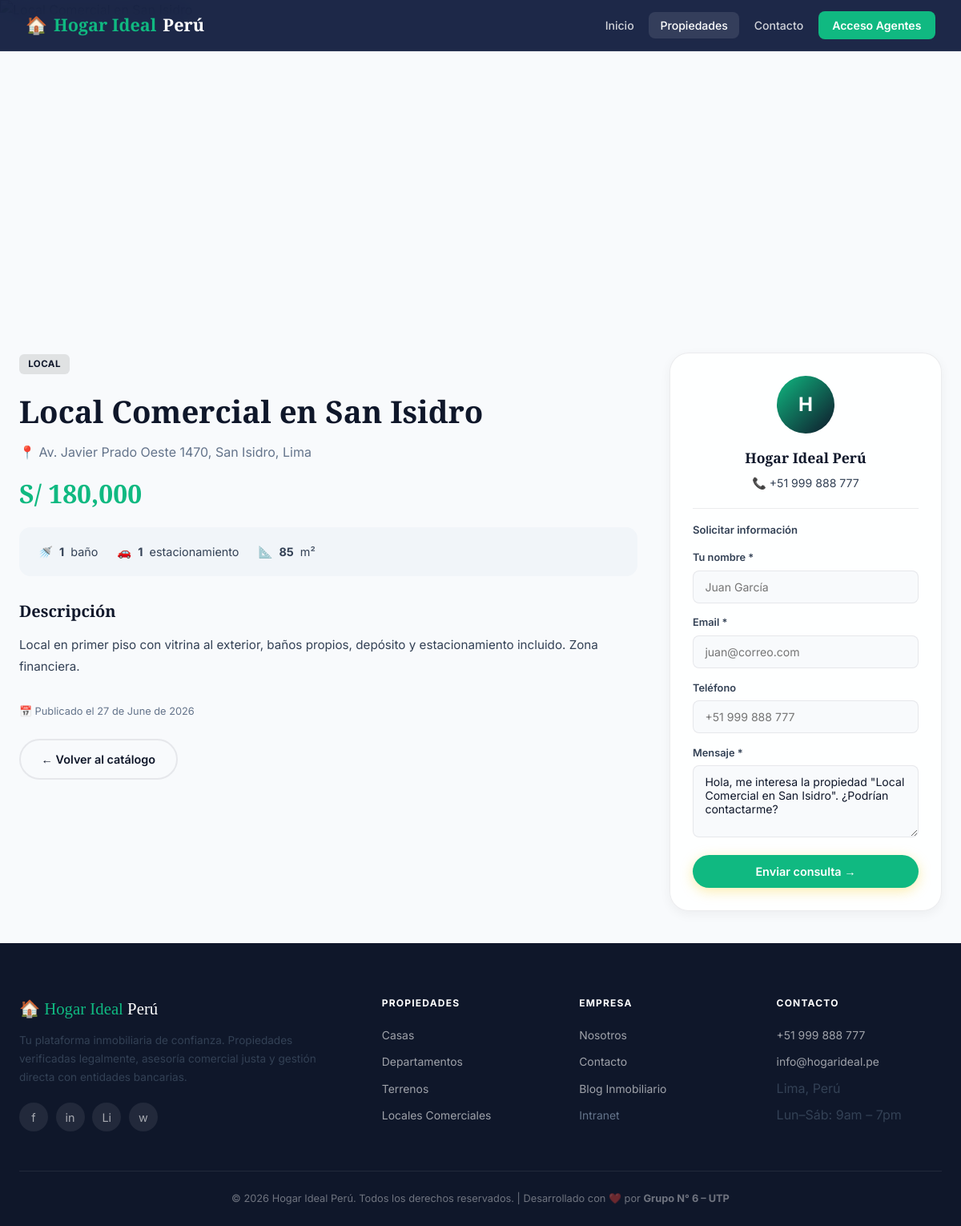
/propiedad/detalle/5, run on the app's committed database.
### tables this page shows
CREATE TABLE IF NOT EXISTS `propiedades` (
  `id`               INT UNSIGNED AUTO_INCREMENT PRIMARY KEY,
  `titulo`           VARCHAR(200)  NOT NULL,
  `descripcion`      TEXT,
  `precio`           DECIMAL(12,2) NOT NULL,
  `tipo`             ENUM('casa','departamento','terreno','local') NOT NULL DEFAULT 'casa',
  `habitaciones`     TINYINT UNSIGNED DEFAULT 0,
  `banos`            TINYINT UNSIGNED DEFAULT 0,
  `estacionamientos` TINYINT UNSIGNED DEFAULT 0,
  `metros2`          DECIMAL(8,2),
  `direccion`        VARCHAR(255),
  `imagen`           VARCHAR(255) DEFAULT 'no-imagen.jpg',
  `vendedor_id`      INT UNSIGNED,
  `activo`           TINYINT(1) DEFAULT 1,
  `created_at`       TIMESTAMP DEFAULT CURRENT_TIMESTAMP,
  FOREIGN KEY (`vendedor_id`) REFERENCES `vendedores`(`id`) ON DELETE SET NULL
);

### core/Controller.php (called while the page is built, shortened)
<?php
class Controller {
    protected function render(string $view, array $data = []): void {
        extract($data);
        $viewFile = APP_ROOT . '/app/views/' . $view . '.php';
        require_once $viewFile;
    }
}

### app/controllers/PropiedadController.php (called while the page is built, shortened)
<?php
require_once APP_ROOT . '/core/Controller.php';
require_once APP_ROOT . '/app/models/Propiedad.php';
class PropiedadController extends Controller {
    private Propiedad $propiedad;
    public function __construct() {
        $this->propiedad = new Propiedad();
    }
    public function detalle(string $id = '0'): void {
        $propiedad = $this->propiedad->detalleConVendedor((int)$id);
        $this->render('propiedades/detalle', [
            'titulo'    => $propiedad->titulo . ' – ' . APP_NAME,
            'propiedad' => $propiedad,
        ]);
    }
}

### core/App.php (called while the page is built, shortened)
<?php
class App {
    protected string $method     = 'index';
    public function __construct() {
        $url = $this->parseUrl();
        if (!empty($url[0])) {
            $controllerName = ucfirst(strtolower($url[0])) . 'Controller';
            $controllerFile = APP_ROOT . '/app/controllers/' . $controllerName . '.php';
            if (file_exists($controllerFile)) {
                unset($url[0]);
            } else {
                $this->notFound();
                return;
            }
        }
        $this->controller = new $this->controller();
        if (!empty($url[1])) {
            if (method_exists($this->controller, $url[1])) {
                $this->method = $url[1];
                unset($url[1]);
            } else {
                $this->notFound();
                return;
            }
        }
        $this->params = $url ? array_values($url) : [];
        call_user_func_array([$this->controller, $this->method], $this->params);
    }
    private function parseUrl(): array {
        if (isset($_GET['url'])) {
            $url = rtrim($_GET['url'], '/');
            $url = filter_var($url, FILTER_SANITIZE_URL);
            return explode('/', $url);
        }
        return [];
    }
}

### public/index.php (called while the page is built, shortened)
<?php
require_once APP_ROOT . '/core/Database.php';
require_once APP_ROOT . '/core/Model.php';
require_once APP_ROOT . '/core/Controller.php';
require_once APP_ROOT . '/core/App.php';
$app = new App();

### core/Database.php (called while the page is built, shortened)
<?php
class Database {
    private static ?Database $instance = null;
    private PDO $pdo;
    private function __construct() {
        $dsn = 'mysql:host=' . DB_HOST . ';dbname=' . DB_NAME . ';charset=' . DB_CHARSET;
        $options = [
            PDO::ATTR_ERRMODE            => PDO::ERRMODE_EXCEPTION,
            PDO::ATTR_DEFAULT_FETCH_MODE => PDO::FETCH_OBJ,
            PDO::ATTR_EMULATE_PREPARES   => false,
        ];
        try {
            $this->pdo = new PDO($dsn, DB_USER, DB_PASS, $options);
        } catch (PDOException $e) {
            die('<div style="font-family:sans-serif;padding:2rem;background:#fee;color:#c00;border-radius:8px">
                <h3>⚠️ Error de conexión a la base de datos</h3>
                <p>' . $e->getMessage() . '</p>
                <p>Verifica que MySQL esté corriendo en XAMPP y que la base <strong>' . DB_NAME . '</strong> exista.</p>
                </div>');
        }
    }
    public static function getInstance(): Database {
        if (self::$instance === null) {
            self::$instance = new self();
        }
        return self::$instance;
    }
    public function query(string $sql, array $params = []): PDOStatement {
        $stmt = $this->pdo->prepare($sql);
        $stmt->execute($params);
        return $stmt;
    }
}

### app/models/Propiedad.php (called while the page is built, shortened)
<?php
require_once APP_ROOT . '/core/Model.php';
class Propiedad extends Model {
    public function detalleConVendedor(int $id): object|false {
        $sql = "SELECT p.*, v.nombre AS vendedor_nombre, v.apellido AS vendedor_apellido,
                       v.telefono AS vendedor_telefono, v.email AS vendedor_email, v.foto AS vendedor_foto,
                       z.nombre AS zona_nombre
                FROM propiedades p
                LEFT JOIN vendedores v ON p.vendedor_id = v.id
                LEFT JOIN zonas z ON p.zona_id = z.id
                WHERE p.id = ? LIMIT 1";
        return $this->rawOne($sql, [$id]);
    }
    public static function formatearPrecio(float $precio): string {
        return 'S/ ' . number_format($precio, 0, '.', ',');
    }
}

### core/Model.php (called while the page is built, shortened)
<?php
abstract class Model {
    protected Database $db;
    public function __construct() {
        $this->db = Database::getInstance();
    }
    public function rawOne(string $sql, array $params = []): object|false {
        return $this->db->query($sql, $params)->fetch();
    }
}

### app/views/propiedades/detalle.php (the view, shortened to what this page needs)
<?php $activePage = 'propiedades'; require_once APP_ROOT . '/app/views/layouts/header.php'; ?>
<div class="detail-page">
  <img class="detail-hero"
       src="<?= $propiedad->imagen !== 'no-imagen.jpg' ? UPLOAD_URL . htmlspecialchars($propiedad->imagen) : '' ?>"
       alt="<?= htmlspecialchars($propiedad->titulo) ?>"
       onerror="this.src='https://images.unsplash.com/photo-1600596542815-ffad4c1539a9?w=1400&q=80'">
  <div class="detail-body">
    <div class="detail-grid">
      <div>
        <span class="badge badge-blue" style="margin-bottom:1rem;display:inline-block">
          <?= ucfirst($propiedad->tipo) ?>
        </span>
        <h1 class="detail-title"><?= htmlspecialchars($propiedad->titulo) ?></h1>
        <p style="color:var(--text-3);margin-bottom:.8rem;display:flex;align-items:center;gap:.4rem">
          📍 <?= htmlspecialchars($propiedad->direccion ?: 'Lima, Perú') ?>
        </p>
        <p class="detail-price"><?= Propiedad::formatearPrecio((float)$propiedad->precio) ?></p>
        <div class="detail-features">
          <?php if ($propiedad->banos): ?>
            <div class="detail-feat">🚿 <strong><?= $propiedad->banos ?></strong> baño<?= $propiedad->banos > 1 ? 's' : '' ?></div>
          <?php endif; ?>
          <?php if ($propiedad->estacionamientos): ?>
            <div class="detail-feat">🚗 <strong><?= $propiedad->estacionamientos ?></strong> estacionamiento<?= $propiedad->estacionamientos > 1 ? 's' : '' ?></div>
          <?php endif; ?>
          <?php if ($propiedad->metros2): ?>
            <div class="detail-feat">📐 <strong><?= (int)$propiedad->metros2 ?></strong> m²</div>
          <?php endif; ?>
        </div>
        <?php if ($propiedad->descripcion): ?>
        <div style="margin-bottom:2rem">
          <h2 style="font-family:'Playfair Display',serif;font-size:1.25rem;margin-bottom:.75rem">Descripción</h2>
          <p class="detail-desc"><?= nl2br(htmlspecialchars($propiedad->descripcion)) ?></p>
        </div>
        <?php endif; ?>
        <p style="font-size:.8rem;color:var(--text-3);margin-top:1.5rem">
          📅 Publicado el <?= date('d \d\e F \d\e Y', strtotime($propiedad->created_at)) ?>
        </p>
        <div style="margin-top:1.5rem">
          <a href="<?= BASE_URL ?>/propiedad" class="btn btn-outline" style="border-color:var(--border);color:var(--text)">
            ← Volver al catálogo
          </a>
        </div>
      </div>
      <div>
        <div class="agent-card">
          <div class="agent-card__avatar">H</div>
          <p class="agent-card__name">Hogar Ideal Perú</p>
          <p class="agent-card__tel">📞 +51 999 888 777</p>
          <hr style="border:none;border-top:1px solid var(--border);margin:1rem 0">
          <p style="font-size:.82rem;font-weight:600;color:var(--text-2);margin-bottom:.75rem">Solicitar información</p>
          <form class="contact-form" action="<?= BASE_URL ?>/contacto" method="POST" data-validate>
            <label>Tu nombre *</label>
            <input type="text" name="nombre" placeholder="Juan García" required>
            <label>Email *</label>
            <input type="email" name="email" placeholder="juan@correo.com" required>
            <label>Teléfono</label>
            <input type="tel" name="telefono" placeholder="+51 999 888 777">
            <label>Mensaje *</label>
            <textarea name="mensaje" required>Hola, me interesa la propiedad "<?= htmlspecialchars($propiedad->titulo) ?>". ¿Podrían contactarme?</textarea>
            <button type="submit" class="btn btn-primary" style="width:100%;margin-top:.9rem;justify-content:center">
              Enviar consulta →
            </button>
          </form>
        </div>
      </div>
    </div>
  </div>
</div>
<?php require_once APP_ROOT . '/app/views/layouts/footer.php'; ?>

### public/css/app.css (style rules this page uses)
:root { --primary: #0F172A; --primary-dark: #020617; --primary-light: #1E293B; --accent: #10B981; --accent-light: #34D399; --accent-dark: #059669; --bg: #F8FAFC; --bg-alt: #F1F5F9; --card: rgba(255, 255, 255, 0.85); --card-solid: #FFFFFF; --text: #0F172A; --text-2: #334155; --text-3: #64748B; --border: rgba(15, 23, 42, 0.08); --shadow-sm: 0 4px 14px rgba(0,0,0,.05); --shadow: 0 10px 30px rgba(0,0,0,.08); --shadow-lg: 0 20px 50px rgba(0,0,0,.12); --radius: 14px; --radius-lg: 24px; --transition: .4s cubic-bezier(.4,0,.2,1); --sidebar-bg: rgba(15, 23, 42, 0.95); --sidebar-width: 280px; }
*, *::before, *::after { box-sizing: border-box; margin: 0; padding: 0; }
html { scroll-behavior: smooth; }
body { font-family: 'Inter', sans-serif; background: var(--bg); color: var(--text); line-height: 1.6; transition: background var(--transition), color var(--transition); }
img { max-width: 100%; display: block; }
a { text-decoration: none; color: inherit; }
.btn { display: inline-flex; align-items: center; gap: .45rem; padding: .75rem 1.6rem; border-radius: 50px; font-family: 'Inter', sans-serif; font-size: .9rem; font-weight: 600; border: none; cursor: pointer; transition: all var(--transition); text-decoration: none; }
.btn-primary { background: var(--accent); color: #fff; box-shadow: 0 4px 16px rgba(250,204,21,.35); }
.btn-outline { background: transparent; color: var(--primary); border: 2px solid var(--primary); }
.detail-page { padding-top: 0; }
.detail-hero { width: 100%; height: clamp(300px, 50vh, 520px); object-fit: cover; border-radius: 0 0 var(--radius-lg) var(--radius-lg); display: block; }
.detail-body { max-width: 1200px; margin: 0 auto; padding: 2.5rem 1.5rem; }
.detail-grid { display: grid; grid-template-columns: 1fr 340px; gap: 2.5rem; align-items: start; }
.detail-title { font-family: 'Playfair Display', serif; font-size: clamp(1.6rem, 4vw, 2.4rem); font-weight: 700; margin-bottom: .5rem; }
.detail-price { font-family: 'Playfair Display', serif; font-size: 2rem; color: var(--accent); font-weight: 700; margin-bottom: 1rem; }
.detail-features { display: flex; gap: 1.5rem; flex-wrap: wrap; background: var(--bg-alt); border-radius: var(--radius); padding: 1.2rem 1.5rem; margin-bottom: 1.75rem; }
.detail-feat { display: flex; align-items: center; gap: .5rem; font-size: .9rem; color: var(--text-2); }
.detail-desc { color: var(--text-2); line-height: 1.8; font-size: .95rem; }
.agent-card { background: var(--card); border-radius: var(--radius-lg); padding: 1.75rem; border: 1px solid var(--border); box-shadow: var(--shadow-sm); position: sticky; top: 90px; }
.agent-card__avatar { width: 72px; height: 72px; border-radius: 50%; background: linear-gradient(135deg, var(--accent), var(--primary)); display: flex; align-items: center; justify-content: center; color: #fff; font-weight: 700; font-size: 1.5rem; margin: 0 auto 1rem; }
.agent-card__name { font-family: 'Playfair Display', serif; font-size: 1.1rem; text-align: center; font-weight: 600; }
.agent-card__tel { text-align: center; color: var(--text-2); font-size: .88rem; margin: .4rem 0 1.25rem; }
.contact-form label { display: block; font-size: .8rem; font-weight: 600; color: var(--text-2); margin-bottom: .3rem; margin-top: .9rem; }
.contact-form input, .contact-form textarea { width: 100%; padding: .7rem .9rem; border: 1px solid var(--border); border-radius: 8px; background: var(--bg); color: var(--text); font-family: 'Inter', sans-serif; font-size: .88rem; transition: border var(--transition); }
.contact-form textarea { resize: vertical; height: 90px; }
.badge { display: inline-block; padding: .2rem .7rem; border-radius: 6px; font-size: .72rem; font-weight: 700; text-transform: uppercase; letter-spacing: .04em; }
.badge-blue { background: rgba(17,17,17,.1); color: var(--primary); }

### data on the page
propiedades: tipo "LOCAL", titulo "Local Comercial en San Isidro", direccion "Av. Javier Prado Oeste 1470, San Isidro, Lima", precio "S/ 180,000", banos "1", estacionamientos "1", metros2 "85", descripcion "Local en primer piso con vitrina al exterior, baños propios, depósito y estacionamiento incluido. Zona financiera.", created_at "27 de June de 2026", mensaje "Hola, me interesa la propiedad \"Local Comercial en San Isidro\". ¿Podrían contactarme?"

### other printed values
APP_NAME "Hogar Ideal Perú"
